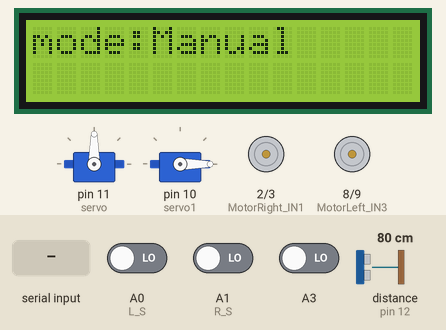
A sketch run on a simulated Arduino Uno, built with avr-gcc and run on an emulated ATmega328P. Shown: 16×2 character LCD, 2 × servo, motor-driver pin pairs drawn as motors (green arrow = first pin HIGH = forward, orange = second pin HIGH = backward, longer = more drive, scaled by the enable pin). The test bench sets the inputs (shaded band); at power-on: A3 LOW, distance to the obstacle (sensor on pin 12) 80 cm, A0 (L_S) LOW, A1 (R_S) LOW. The echo pulse lasts 58.3 µs per cm; what the sketch prints to the serial monitor is not drawn.

Above: at 1.2 s.
1.3 s: "1\n" received over Serial
At 1.6 s:
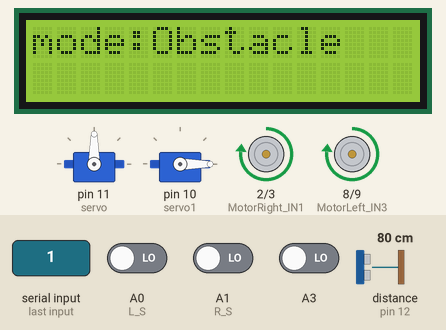
3.6 s: byte 9 (9) received over Serial
At 3.8 s:
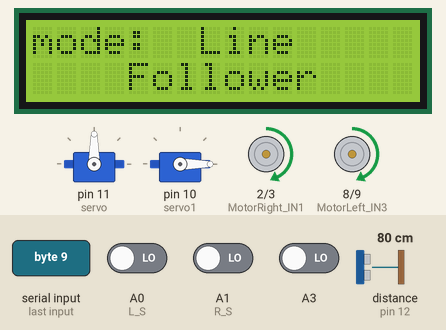
5.8 s: byte 11 (11) received over Serial
At 6.3 s:
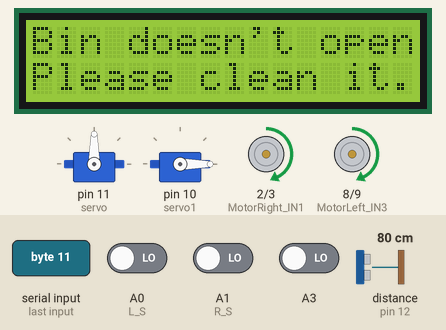
8.8 s: A3 driven HIGH
At 9.51 s:
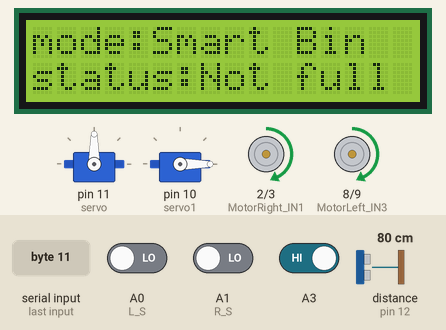
11.8 s: distance to the obstacle (sensor on pin 12) set to 250 cm
14.8 s: byte 8 (8) received over Serial
At 15.49 s:
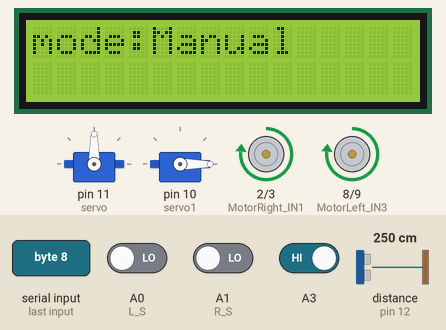
Timing chart, 0 to 17.8 s (numbered marks = the images above; inputs shaded):
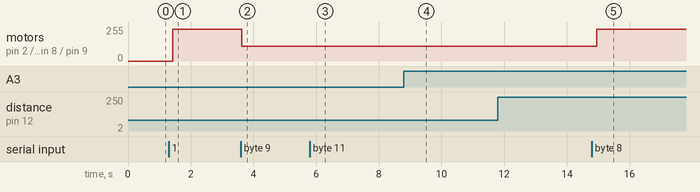

The sketch:

robot2.ino
```cpp
#include <Servo.h>
#include <LiquidCrystal_I2C.h>
LiquidCrystal_I2C lcd(0x27, 16, 2);
Servo servo;
Servo servo1;


#define L_S A0 //ir sensor Left
#define R_S A1 //ir sensor Right
int MotorRight_IN1=2;
int MotorRight_IN2=3;
int MotorLeft_IN3=8;
int MotorLeft_IN4=9;
int MotorRight_PWM=5;
int MotorLeft_PWM=6;
int max_speed=240;   // pin number 9 & 10 doesn't work as PWM.
int trigPin=7;
int echoPin=12;
int mode;
int state;
int val;


void setup()
{
  lcd.backlight();
  lcd.init();
  servo.attach(11);
  servo1.attach(10);
  servo.write(90);
  servo1.write(0);
  pinMode(MotorRight_IN1,OUTPUT);
  pinMode(MotorRight_IN2,OUTPUT);
  pinMode(MotorLeft_IN3,OUTPUT);
  pinMode(MotorLeft_IN4,OUTPUT);
  pinMode(MotorRight_PWM,OUTPUT);
  pinMode(MotorLeft_PWM,OUTPUT);
  pinMode(trigPin, OUTPUT);
  pinMode(echoPin, INPUT);
  pinMode(R_S, INPUT);
  pinMode(L_S, INPUT);
  Serial.begin(9600);

}

void loop() {

  if(Serial.available()!=0)
  {
    state=Serial.read();
  }

  if(state==8){mode=0;}
  else if(state==9){mode=1;}
  else if(state==10){mode=2;}
  else if(state==11){mode=3;}

  lcd.setCursor(0,0);
  lcd.print("mode:");
 if(mode==2){
  lcd.print("Obstacle");
  float distance=0.00;
  float RobotSpeed=0.00;
  float RightDistance=0.00;
  float LeftDistance=0.00;

  distance = search();
  Serial.println(distance);
  if(distance<=30)
  {
    analogWrite(MotorRight_PWM, 200);
    analogWrite(MotorLeft_PWM, 200);
    stop();
    delay(100);
    servo.write(5);
    delay(400);
    RightDistance = search();
    delay(200);
    servo.write(180);
    delay(400);
    LeftDistance = search();
    delay(200);
    servo.write(90);
    delay(400);
    if(LeftDistance > RightDistance){
      goBackward();
      delay(200);
      stop();
      delay(200);
      goLeft();
      delay(1000);
      stop();
      delay(200);
    }
    else{
      goBackward();
      delay(200);
      stop();
      delay(200);
      goRight();
      delay(1000);
      stop();
      delay(200);
    }

  }
 else{
    analogWrite(MotorRight_PWM, max_speed);
    analogWrite(MotorLeft_PWM, max_speed);
    goForward();

  }
 }

  if(mode==0){

  lcd.print("Manual");
  analogWrite(MotorRight_PWM,max_speed);
  analogWrite(MotorLeft_PWM,max_speed);
  if(state==1)
  {
    goForward();
  }

  else if(state==2)
  {
    goBackward();
  }

  else if(state==3)
  {
    goLeft();
  }

  else if(state==4)
  {
    goRight();
  }

  else if(state==5)
  {
    stop();
  }
 }

 if(mode==1){
  lcd.print("  Line ");
  lcd.setCursor(0,1);
  lcd.print("    Follower");
  float distance=0.00;
  float RobotSpeed=0.00;
  float RightDistance=0.00;
  float LeftDistance=0.00;
  //distance = search();
  //Serial.println(distance);
  analogWrite(MotorRight_PWM, 110);
  analogWrite(MotorLeft_PWM, 110);
  if((digitalRead(R_S) == 0)&&(digitalRead(L_S) == 0)){

    goForward();
 }

else if((digitalRead(R_S) == 1)&&(digitalRead(L_S) == 0)){goRight();}
else if((digitalRead(R_S) == 0)&&(digitalRead(L_S) == 1)){goLeft();}
else if((digitalRead(R_S) == 1)&&(digitalRead(L_S) == 1)){stop();}
 }

 if(mode==3){
  val = digitalRead(A3);
  lcd.print("Smart Bin");
  lcd.setCursor(0,1);
  lcd.print("status:");
  float distance_bin=0.00;
  distance_bin = search();
  Serial.println(distance_bin);

    if(distance_bin<15 && val==1)
  {
  //    if (val==1)
  // {

  //   lcd.print("Not full");
  // }
  // else if (val==0) // always detected black things
  // {
  //   lcd.print("Full");
  //   }
    lcd.print("Not full");
     servo1.write(180);
    delay(4000);
  }
  else if(val==0){
          lcd.print("Full");
          lcd.clear();
          lcd.setCursor(0,0);
          lcd.print("Bin doesn't open.");
          lcd.setCursor(0,1);
          lcd.print("Please clean it.");
          delay(500);
         servo1.write(0);
         delay(50);
  }
    else if(distance_bin>=15 && val==1){
  //     if (val==1)
  // {

  //   lcd.print("Not full");
  // }
  // else if (val==0) // always detected black things
  // {
  //   lcd.print("Full");
  //   }
        lcd.print("Not full");
         servo1.write(0);
         delay(50);
           }
 }

 //delay(10);
   delay(70);
  lcd.clear();
}


float search(void)
{
  float duration=0.00;
  float space=0.00;
  digitalWrite(trigPin,LOW);
  delayMicroseconds(2);
  digitalWrite(trigPin,HIGH);
  delayMicroseconds(10);
  digitalWrite(trigPin,LOW);

  //Calculation
  duration = pulseIn(echoPin,HIGH);
  space = duration * 0.034 / 2;
  return space;
}

void goForward(){
  digitalWrite(MotorRight_IN1,HIGH);
  digitalWrite(MotorRight_IN2,LOW);
  digitalWrite(MotorLeft_IN3,HIGH);
  digitalWrite(MotorLeft_IN4,LOW);
}

void goBackward(){
  digitalWrite(MotorRight_IN1,LOW);
  digitalWrite(MotorRight_IN2,HIGH);
  digitalWrite(MotorLeft_IN3,LOW);
  digitalWrite(MotorLeft_IN4,HIGH);
}

void stop(){
  digitalWrite(MotorRight_IN1,LOW);
  digitalWrite(MotorRight_IN2,LOW);
  digitalWrite(MotorLeft_IN3,LOW);
  digitalWrite(MotorLeft_IN4,LOW);
}

void goLeft(){
  digitalWrite(MotorRight_IN1,HIGH);
  digitalWrite(MotorRight_IN2,LOW);
  digitalWrite(MotorLeft_IN3,LOW);
  digitalWrite(MotorLeft_IN4,LOW);
}

void goRight(){
  digitalWrite(MotorRight_IN1,LOW);
  digitalWrite(MotorRight_IN2,LOW);
  digitalWrite(MotorLeft_IN3,HIGH);
  digitalWrite(MotorLeft_IN4,LOW);
}
```

Measured:
- after the input at 1.3 s, motor on pin 2 (MotorRight_IN1) / pin 3 (MotorRight_IN2), motor on pin 8 (MotorLeft_IN3) / pin 9 (MotorLeft_IN4): stopped → forward 240/255 after 0.13 s; the display: changes after 0.13 s (image 1)
- after the input at 3.6 s, motor on pin 2 (MotorRight_IN1) / pin 3 (MotorRight_IN2), motor on pin 8 (MotorLeft_IN3) / pin 9 (MotorLeft_IN4): forward 240/255 → forward 110/255 at once; the display: first differs from a run without the input at once (image 2)
- after the input at 5.8 s, the display: changes after 0.09 s (image 3)
- after the input at 8.8 s, the display: first differs from a run without the input after 0.50 s (image 4)
- after the input at 14.8 s, motor on pin 2 (MotorRight_IN1) / pin 3 (MotorRight_IN2), motor on pin 8 (MotorLeft_IN3) / pin 9 (MotorLeft_IN4): forward 110/255 → forward 240/255 after 0.15 s; the display: changes after 0.15 s (image 5)
- what the display in image 0 shows lasts 0.4 s, from 0.8 s to 1.2 s
- what the display in image 3 shows lasts 0.6 s, from 5.9 s to 6.5 s
